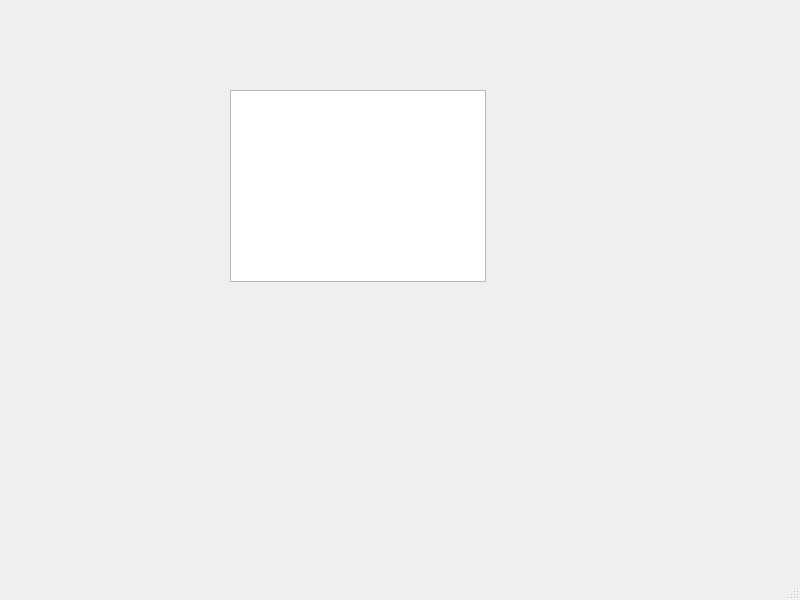
<?xml version="1.0" encoding="UTF-8"?>
<ui version="4.0">
 <class>MainWindow</class>
 <widget class="QMainWindow" name="MainWindow">
  <property name="geometry">
   <rect>
    <x>0</x>
    <y>0</y>
    <width>800</width>
    <height>600</height>
   </rect>
  </property>
  <property name="windowTitle">
   <string>MainWindow</string>
  </property>
  <widget class="QWidget" name="centralwidget">
   <widget class="QChartView" name="graphicsView">
    <property name="geometry">
     <rect>
      <x>230</x>
      <y>90</y>
      <width>256</width>
      <height>192</height>
     </rect>
    </property>
   </widget>
  </widget>
  <widget class="QMenuBar" name="menubar">
   <property name="geometry">
    <rect>
     <x>0</x>
     <y>0</y>
     <width>800</width>
     <height>23</height>
    </rect>
   </property>
  </widget>
  <widget class="QStatusBar" name="statusbar"/>
 </widget>
 <customwidgets>
  <customwidget>
   <class>QChartView</class>
   <extends>QGraphicsView</extends>
   <header>QtCharts</header>
  </customwidget>
 </customwidgets>
 <resources/>
 <connections/>
</ui>
